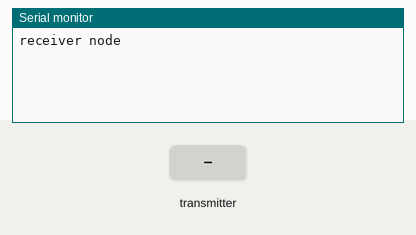
The sketch below on a simulated Arduino Uno, built with avr-gcc and run on an emulated ATmega328P. Shown: the last lines printed to the serial monitor. Inputs (shaded band) come from the test bench. No radio packets arrive unless stated.

Above: at 1.2 s.
1.3 s: the transmitter starts sending message = 0
At 1.37 s:
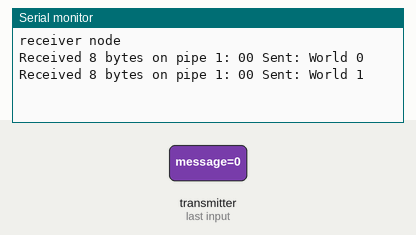
2.8 s: the transmitter starts sending counter = 64
At 2.87 s:
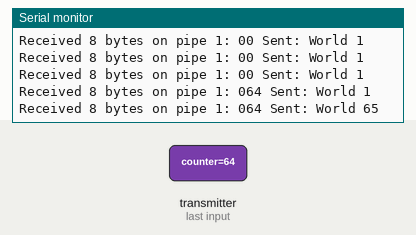
4.3 s: the transmitter starts sending message = 1
At 4.37 s:
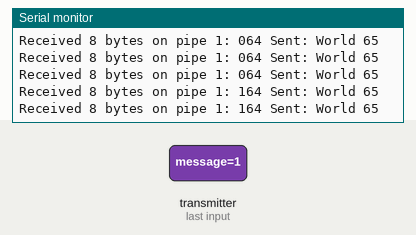
5.8 s: the transmitter starts sending counter = 0
At 5.87 s:
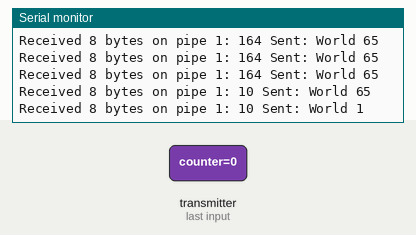
Timing chart, 0 to 8.3 s (numbered marks = the images above; inputs shaded):
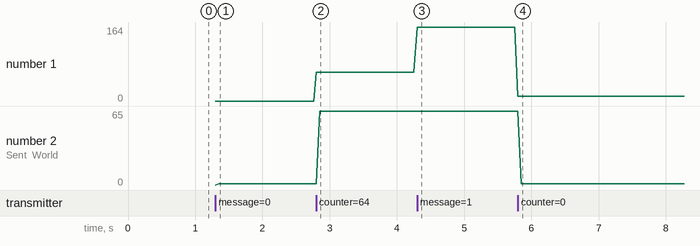

The sketch:

node_receiver.ino
```cpp
// (licence header left out)
/**
   A simple example of sending data from 1 nRF24L01 transceiver to another
   with Acknowledgement (ACK) payloads attached to ACK packets.

   This example was written to be used on 2 devices acting as "nodes".
   Use the Serial Monitor to change each node's behavior.
*/
#include <SPI.h>
#include "printf.h"
#include "RF24.h"

// instantiate an object for the nRF24L01 transceiver
RF24 radio(7, 8); // using pin 7 for the CE pin, and pin 8 for the CSN pin

// an identifying device destination
// Let these addresses be used for the pair

uint8_t ReadingPipeAddress[6] = "1Node";
uint8_t WritingPipeAddress[6] = "2Node";
// It is very helpful to think of an address as a path instead of as
// an identifying device destination
// to use different addresses on a pair of radios, we need a variable to


// For this example, we'll be using a payload containing
// a string & an integer number that will be incremented
// on every successful transmission.
// Make a data structure to store the entire payload of different datatypes
struct PayloadStruct {
  char message[7];          // only using 6 characters for TX & ACK payloads
  uint8_t counter;
};
PayloadStruct payload;

void setup() {

  Serial.begin(115200);
  while (!Serial) {
    // some boards need to wait to ensure access to serial over USB
  }

  // initialize the transceiver on the SPI bus
  if (!radio.begin()) {
    Serial.println(F("radio hardware is not responding!!"));
    while (1) {} // hold in infinite loop
  }

  // print example's introductory prompt
  Serial.println(F("receiver node"));


  // Set the PA Level low to try preventing power supply related problems
  // because these examples are likely run with nodes in close proximity to
  // each other.
  radio.setPALevel(RF24_PA_LOW);     // RF24_PA_MAX is default.

  // to use ACK payloads, we need to enable dynamic payload lengths (for all nodes)
  radio.enableDynamicPayloads();    // ACK payloads are dynamically sized

  // Acknowledgement packets have no payloads by default. We need to enable
  // this feature for all nodes (TX & RX) to use ACK payloads.
  radio.enableAckPayload();

  // set the TX address of the RX node into the TX pipe
  radio.openWritingPipe(WritingPipeAddress);     // always uses pipe 0

  // set the RX address of the TX node into a RX pipe
  radio.openReadingPipe(1, ReadingPipeAddress); // using pipe 1


  // setup the ACK payload & load the first response into the FIFO
  memcpy(payload.message, "World ", 6);                       // set the payload message
  // load the payload for the first received transmission on pipe 0
  radio.writeAckPayload(1, &payload, sizeof(payload));

  radio.startListening();                                     // put radio in RX mode

  // For debugging info
  // printf_begin();             // needed only once for printing details
  // radio.printDetails();       // (smaller) function that prints raw register values
  // radio.printPrettyDetails(); // (larger) function that prints human readable data

}

void loop() {


  uint8_t pipe;
  if (radio.available(&pipe)) {                    // is there a payload? get the pipe number that recieved it
    uint8_t bytes = radio.getDynamicPayloadSize(); // get the size of the payload
    PayloadStruct received;
    radio.read(&received, sizeof(received));       // get incoming payload
    Serial.print(F("Received "));
    Serial.print(bytes);                           // print the size of the payload
    Serial.print(F(" bytes on pipe "));
    Serial.print(pipe);                            // print the pipe number
    Serial.print(F(": "));
    Serial.print(received.message);                // print incoming message
    Serial.print(received.counter);                // print incoming counter
    Serial.print(F(" Sent: "));
    Serial.print(payload.message);                 // print outgoing message
    Serial.println(payload.counter);               // print outgoing counter

    // save incoming counter & increment for next outgoing
    payload.counter = received.counter + 1;
    // load the payload for the first received transmission on pipe 0
    radio.writeAckPayload(1, &payload, sizeof(payload));
  }


} // loop
```

Measured:
- after the input at 1.3 s, the serial monitor: prints a new line at once (image 1)
- after the input at 2.8 s, the serial monitor: prints a new line at once (image 2)
- after the input at 4.3 s, the serial monitor: prints a new line at once (image 3)
- after the input at 5.8 s, the serial monitor: prints a new line at once (image 4)
- plotted number 1: 0 → 64 after the input at 2.8 s, 64 → 164 after the input at 4.3 s, 164 → 10 after the input at 5.8 s
- plotted number 2: 1 → 65 after the input at 2.8 s
